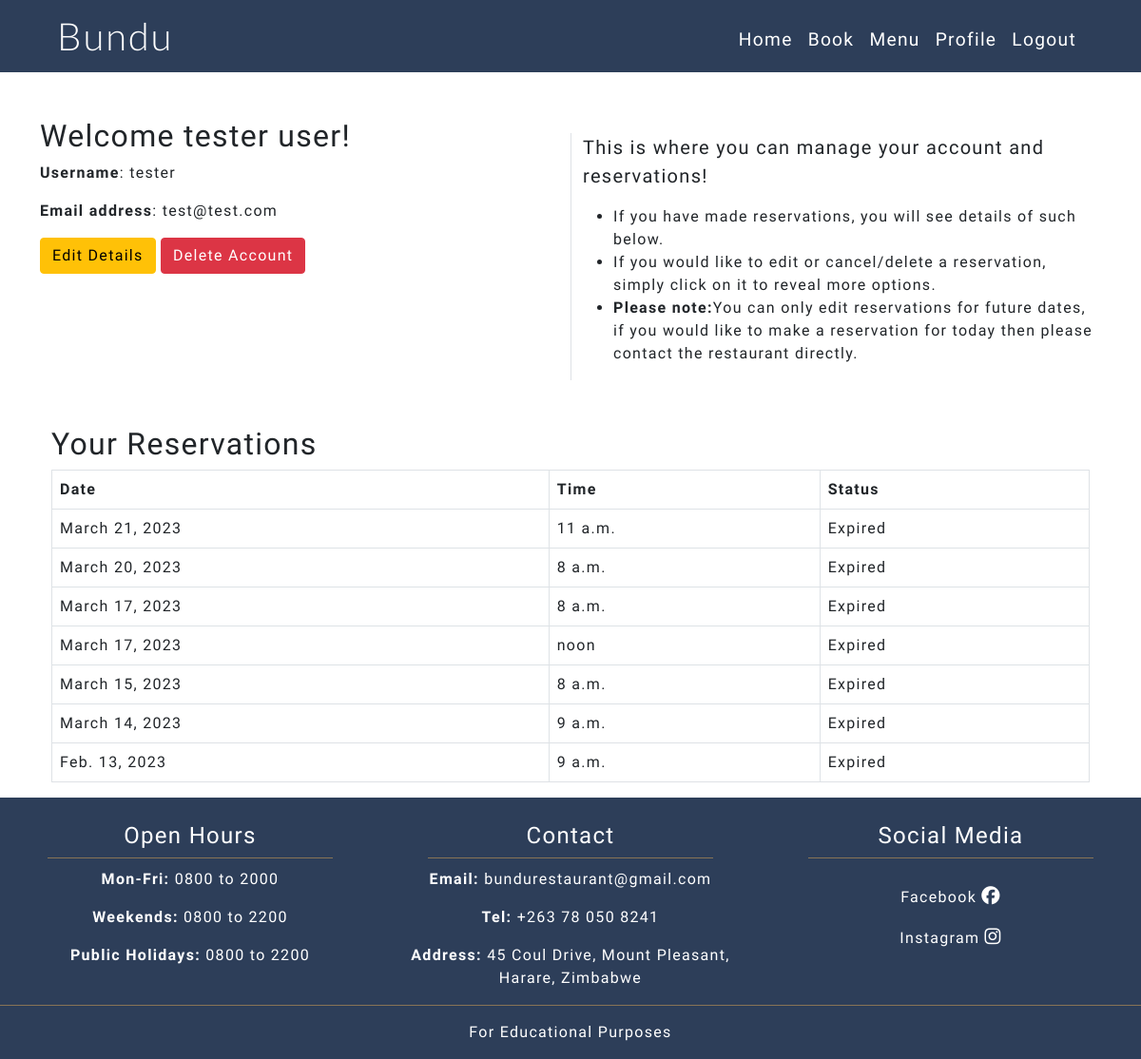
Page /accounts/profile/ (signed in) on the committed database.
### reservations/models.py (models this page shows, shortened)
class Reservation(models.Model):
    user = models.ForeignKey(User, on_delete=models.CASCADE)
    first_name = models.CharField(max_length=35, null=False, blank=False)
    last_name = models.CharField(max_length=35, null=False, blank=False)
    email = models.EmailField(null=False, blank=False)
    no_of_people = models.IntegerField(choices=no_of_people_choices, default=1)
    date = models.DateField()
    time = models.TimeField(choices=reservation_times)
    date_of_request = models.DateTimeField(auto_now_add=True)
    status = models.CharField(max_length=8, choices=STATUS, default="pending")
    @property
    def is_past_date(self):
        return date.today() >= self.date
    @property
    def is_past_time(self):
        res_date_time = (str(self.date), str(self.time))
        crrnt_dte_str = datetime.now().strftime("%Y-%m-%d %H:%M:%S")
        return crrnt_dte_str >= ' '.join(res_date_time)

### accounts/views.py (the view)
# urls.py: path('accounts/profile/', views.profile_page, name='profile_page'),
def profile_page(request):
    if request.user.is_authenticated and request.user.is_staff is False:
        f_name = request.user.first_name
        l_name = request.user.last_name
        username = request.user.username
        email_address = request.user.email
        reservations = Reservation.objects.filter(
            user=request.user
            ).order_by('-date')
        context = {
            'f_name': f_name,
            'l_name': l_name,
            'username': username,
            'email_address': email_address,
            'reservations': reservations,
        }
        return render(request, 'profile.html', context)
    else:
        return redirect('home')

### accounts/templates/profile.html (shortened to what this page needs)
{% extends "base.html" %}
{% block content %}
<div class="container pt-5 fill-screen below-nav">
    <div class="row">
      <div class="col-md-6">
        <h2>Welcome {{ f_name }} {{ l_name }}!</h2>
        <p><span class="fw-bold">Username</span>: {{ username }}</p>
        <p><span class="fw-bold">Email address</span>: {{ email_address }}</p>
        <a class="btn btn-warning" href="{% url 'edit_account' request.user.id %}">Edit Details</a>
        <a class="btn btn-danger" href="{% url 'delete_account' request.user.id %}">Delete Account</a>
      </div>
      <div class="col-md-6 border-start mt-3">
        <p class="lead">This is where you can manage your account and reservations!</p>
        <ul>
          <li>If you have made reservations, you will see details of such below.</li>
          <li>If you would like to edit or cancel/delete a reservation, simply click on it to reveal more options.</li>
          <li><span class="fw-bold">Please note:</span>You can only edit reservations for future dates, if you would like to make a reservation for today then please contact the restaurant directly.</li>
        </ul>
      </div>
    </div>
    <div class="container pt-5">
      <h2>Your Reservations</h2>
      {% if reservations %}
      <table class="table tabel-striped table-hover table-bordered">
        <thead>
          <tr>
            <th scope="col">Date</th>
            <th scope="col">Time</th>
            <th scope="col">Status</th>
          </tr>
        </thead>
            {% for reservation in reservations %}
              <tr class='clickable-row menu-modal-link' data-bs-toggle="modal" data-bs-target="#modal{{ reservation.id }}">
                <td>{{ reservation.date }}</td>
                <td>{{ reservation.time }}</td>
                <td>
                  {% if reservation.is_past_time %}
                  Expired
                  {% else %}
                  {{ reservation.status }}
                  {% endif %}
                </td>
              </tr>
            {% endfor %}
      </table>
    </div>
    {% else %}
    <p class="fw-bold">You do not currently have any reservation records.</p>
    {% endif %}
</div>
{%endblock%}

### static/css/style.css (style rules this page uses)
body { font-family: "PT Sans", "sans-serif"; letter-spacing: 1.3px; }
.fill-screen { min-height: calc(100vh - 325px); }
.below-nav { margin-top: 76px; }
html { scroll-padding-top: 5rem; }

### rows in the picture
Reservation: date "March 21, 2023", time "11 a.m.", shows "Expired"
Reservation: date "March 20, 2023", time "8 a.m.", shows "Expired"
Reservation: date "March 17, 2023", time "8 a.m.", shows "Expired"
Reservation: date "March 17, 2023", time "noon", shows "Expired"
Reservation: date "March 15, 2023", time "8 a.m.", shows "Expired"
Reservation: date "March 14, 2023", time "9 a.m.", shows "Expired"
Reservation: date "Feb. 13, 2023", time "9 a.m.", shows "Expired"

### other values in the picture
{{ f_name }} "tester"
{{ l_name }} "user"
{{ username }} "tester"
{{ email_address }} "test@test.com"
